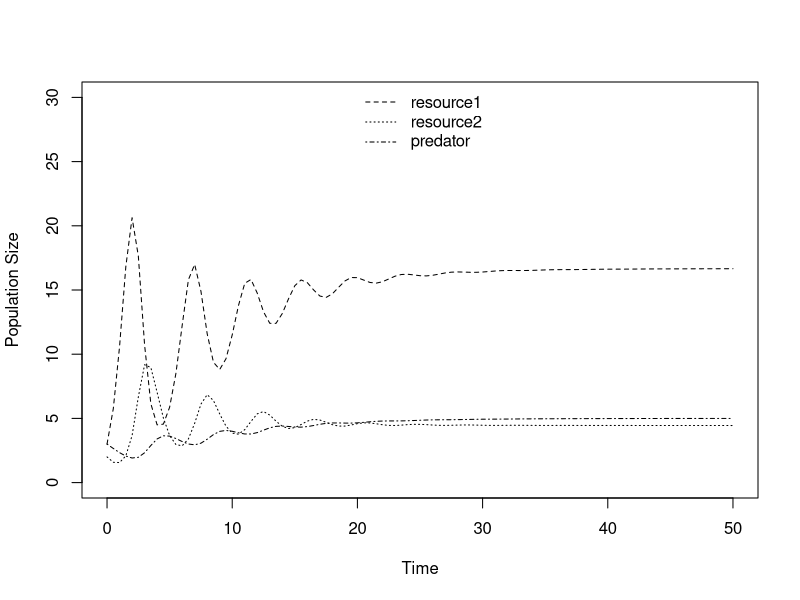
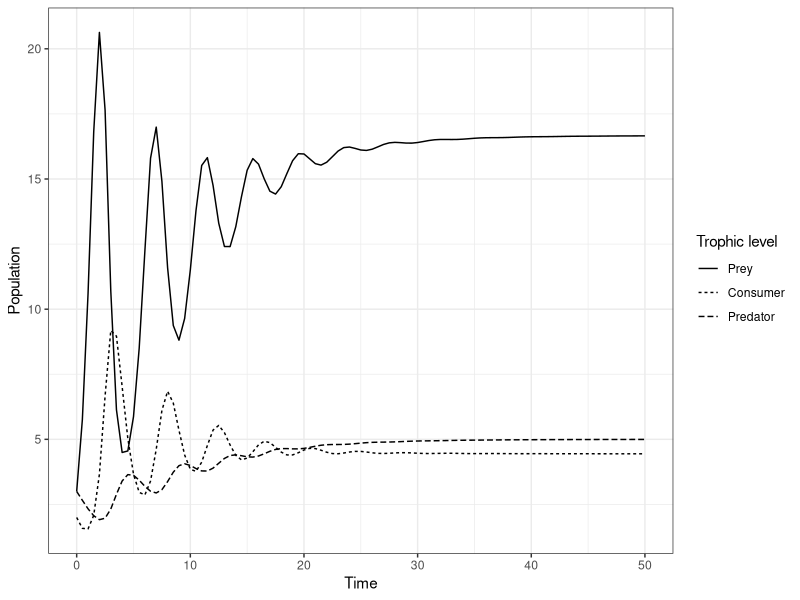

Source code (R) for these figures, in order:
library(deSolve)
library(ggplot2)
####META INFO####
#From Abrams 1993. Effect of Increased Productivity on the Abundances of Trophic Levels.
#The American Naturalist, Vol. 141, No. 3. (Mar., 1993), pp. 351-371
#URL: http://links.jstor.org/sici?sici=0003-0147%28199303%29141%3A3%3C351%3AEOIPOT%3E2.0.CO%3B2-%23
#Model based on figure 2.1.

####FUNCTION####
predprey.log.prey <- function(t, y, params) {
  R <- y[1]
  C <- y[2]
  P <- y[3]
  with(as.list(params), {
    dR.dt <- r * R * (1 - R / k) - a1 * R * C
    dC.dt <- e1 * a1 * R * C - P * C * a2
    dP.dt <- e2 * a2 * C * P - d * P
    return(list(c(dR.dt, dC.dt, dP.dt)))
  })
}
r <- 2 #Intrinsic growth of resource (logistic)
e1 <- 0.3 #Efficacy of take-up from resource to consumer
e2 <- 0.3 #Efficacy of take-up from consumer to predator
a1 <- 0.3 #Attack rate of consumer on resource
a2 <- 0.3 #Attack rate of predator on consumer
d <- 0.4 #Death rate (of predator)
k <- 50 #Carrying capacity of resource

R0 <- 3 #Initial resource population
C0 <- 2 #Initial consumer population
P0 <- 3 #Initial peradtor population
params.log.prey1 <- c(r = r, e1 = e1, e2 = e2, a1 = a1, a2 = a2, d = d, k = k) #Specify parameters
MaxTime <- 50 #Set time point to solve until
Time <- seq(0, MaxTime, by = 0.5) #Set time steps
log.prey.out <- ode(c(R0, C0, P0), Time, predprey.log.prey, params.log.prey1) #Solve differential equations using deSolve

####PLOTTING####
matplot(Time, (log.prey.out[, 2:4]), type = "l", lty = 2:4, col=1, ylab = "Population Size", xlab="Time", ylim = c(0,30))
legend("top", c(expression("resource1"), expression("resource2"), expression("predator")), lty = 2:4, bty = "n")

####PLOT WITH GGOPLOT####
library(ggplot2)
library(tidyr)
#Reshape to long format
log.prey.out <- as.data.frame(log.prey.out)
log.prey.out$time <- as.numeric(log.prey.out$time)
log.prey.out <- gather(log.prey.out, key = "Trophic level", value = "Population_size", -time)

ggplot(data = log.prey.out, aes(x = time, y = Population_size, linetype = `Trophic level`)) +
  geom_line() +
  theme_bw() + 
  labs(x = "Time", y = "Population") +
  scale_linetype_discrete(labels=c('Prey', 'Consumer', 'Predator'))
